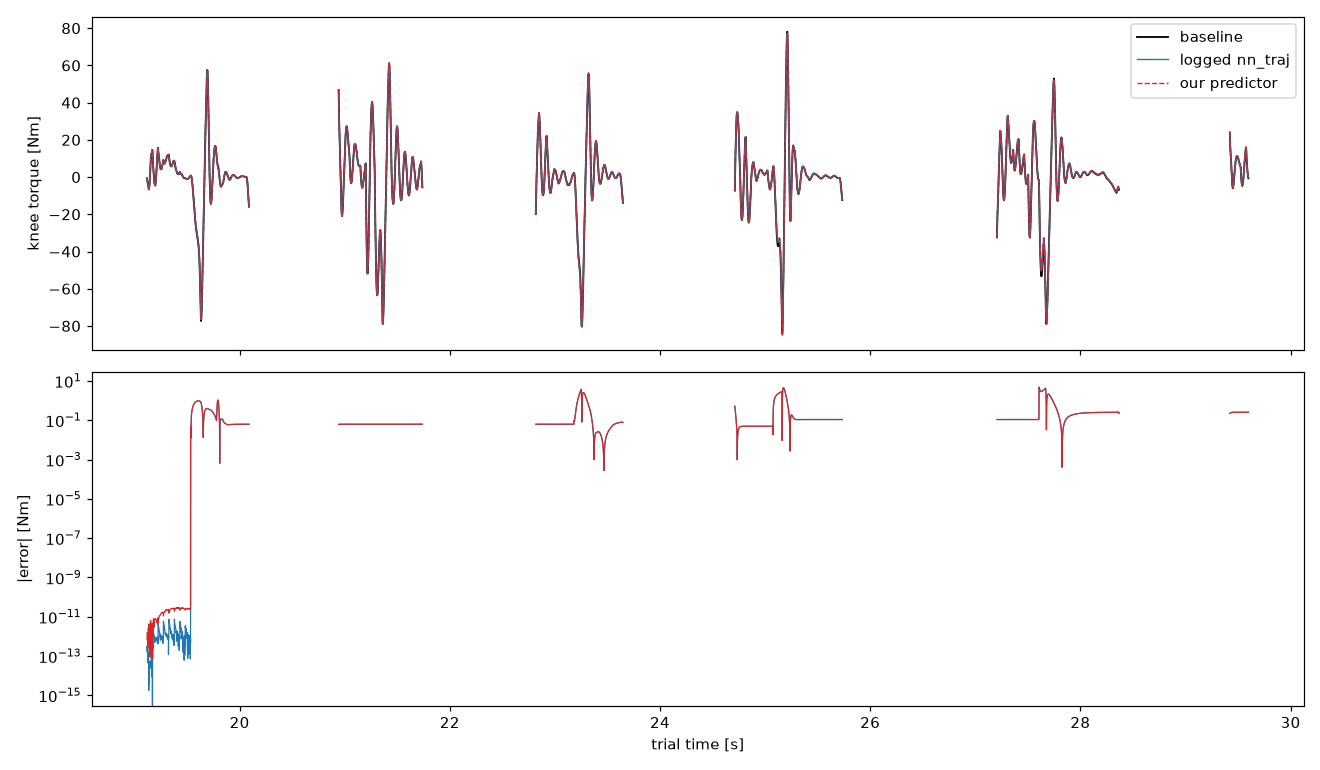

The script that saved this image:
"""End-to-end replay of the NN swing knee path against the logged knee torque.

Everything downstream of the bus runs: predictor, phase chart, all three phase
laws, the clamp and the pid. The reference is `nntorque` col 0, the baseline's
own `nn knee torque`.

Two variants, so a torque error can be attributed:

    logged nn_traj   the predictor is replaced by the trial's own trajectories,
                     leaving chart + phases + clamp + pid under test
    our predictor    the whole chain, including the network

The pid is never reset at swing entry: the baseline's reset port is fed by
difference blocks inside the swing-enabled subsystem, so they see no edge and
it resumes with the previous swing's state. Resetting costs 2.2 Nm rms vs 0.6.

State comes off the log rather than through our estimator, and the gait flags
are the logged `stance` / `standing` rather than our contact detection, so a
disagreement here is the swing controller and nothing upstream of it.

Run:  uv run python -m cmu_leg.tests.nn_swing_replay
Writes plots/nn_swing_replay.png.

Authors: vkalva, Claude
"""
from dataclasses import replace
from pathlib import Path

import numpy as np
import scipy.io as sio
import matplotlib
matplotlib.use("Agg")
import matplotlib.pyplot as plt

from cmu_leg.tests import plot_path
from cmu_leg.config.params import COMMON, NNSWING
from cmu_leg.control.utils import Lowpass, PID, clamp
from cmu_leg.control.high_level.walking.nn_predictor import (NeuralPredictor,
                                                             SPLINE_FUTURE)
from cmu_leg.control.high_level.walking.nn_swing import (Phase, PhaseChart,
                                                         Phase1, Phase2, Phase3)
from cmu_leg.control.high_level.walking import retargeting
from cmu_leg.control.utils import BackwardDifference
from cmu_leg.structures.state import ProsthesisState
from cmu_leg.tests.nn_phase2_replay import CFG, HIP_ANGLE_CUTOFF, HIP_VEL_CUTOFF
from cmu_leg.tests.nn_phase_chart_replay import (HEEL_ANGLE, HEEL_RADIUS,
                                                 THIGH_LENGTH)

HERE = Path(__file__).parent
MAT = HERE / "data" / "gaitData20251015_test7_NN_vicon.mat"
PNG = plot_path("nn_swing_replay.png")

BASE = dict(hip_angle=0, knee_angle=7, hip_x=58, hip_z=60, knee_x=61,
            knee_z=63, hip_z_comp=86, stance=29, standing=30, hip_vel=1)
LOG_RATE = 1000.0
WALK_START_S = 16.5


def load():
    sd = sio.loadmat(str(MAT), squeeze_me=True,
                     struct_as_record=False)["scope_data"]
    base, nt, nn = sd.base.data, sd.nntorque.data, sd.nn.data
    w = nt[:, 25] >= WALK_START_S

    sig = {k: base[w, c].astype(float) for k, c in BASE.items()}
    sig["time"] = nt[w, 25].astype(float)
    sig["torque"] = nt[w, 0].astype(float)
    sig["knee_desired"] = nt[w, 23].astype(float)
    sig["armed"] = nn[w, 0].astype(float)
    sig["traj"] = nn[w, 2:43].astype(float)
    sig["phase"] = np.where(nt[w, 2] != 0, 1,
                            np.where(nt[w, 3] != 0, 2,
                                     np.where(nt[w, 4] != 0, 3, 0)))

    for name, cut in (("hip_angle_f", HIP_ANGLE_CUTOFF),
                      ("hip_vel_f", HIP_VEL_CUTOFF)):
        src = base[:, BASE["hip_angle" if "angle" in name else "hip_vel"]]
        lp = Lowpass(cutoff_freq=cut, sample_rate=LOG_RATE, order=2)
        lp.reset(float(src[0]))
        sig[name] = np.array([lp.compute(float(x)) for x in src])[w]
    return sig


class LoggedPredictor:
    """Stands in for NeuralPredictor, serving the trial's own trajectories."""

    def __init__(self, sig):
        self._sig = sig
        self.k = 0

    ready = True

    def update(self, *_):
        pass

    def predict(self):
        return SPLINE_FUTURE @ self._sig["traj"][self.k]


def replay(sig, predictor):
    """Run the swing chain over the trial. Returns torque and phase per tick."""
    dt = 1.0 / LOG_RATE
    common = replace(COMMON, control_sample_rate=LOG_RATE)
    chart = PhaseChart(CFG, hip_to_knee=THIGH_LENGTH,
                       heel_radius=HEEL_RADIUS, heel_angle=HEEL_ANGLE)
    p1, p2, p3 = Phase1(CFG, common), Phase2(CFG, common), Phase3(CFG, common)
    pid = PID(CFG.knee_kp, CFG.knee_ki, CFG.knee_kd, CFG.deriv_filter_n)
    d_vel, d_acc = BackwardDifference(), BackwardDifference()

    st = ProsthesisState()
    knee_cmd = sig["knee_desired"][0]
    vel = acc = 0.0
    torque = np.zeros(len(sig["time"]))
    phases = np.zeros(len(sig["time"]), int)

    for k, t in enumerate(sig["time"]):
        if hasattr(predictor, "k"):
            predictor.k = k
        st.hip_angle = sig["hip_angle"][k]
        st.hip_pos_x, st.hip_pos_z = sig["hip_x"][k], sig["hip_z"][k]

        in_stance = sig["stance"][k] != 0
        if in_stance:
            knee_cmd = sig["knee_angle"][k]
        predictor.update(st, knee_cmd, t)

        if in_stance or not sig["armed"][k]:
            chart.reset()
            d_vel.reset(knee_cmd)
            d_acc.reset(0.0)
            vel = acc = 0.0
            continue

        phase = chart.update(True, sig["standing"][k] != 0, knee_cmd,
                             sig["hip_angle_f"][k], sig["hip_x"][k],
                             p1.descending)
        phases[k] = int(phase)
        if phase is Phase.IDLE:
            continue

        if chart.entered:
            if phase is Phase.ONE:
                p1.reset(knee_cmd, t)
            elif phase is Phase.TWO:
                p2.reset(knee_cmd, vel, sig["hip_vel_f"][k], t)
            else:
                p3.reset(knee_cmd, vel, acc, t)

        if phase is Phase.ONE:
            if p1.needs_trajectory(t):
                p1.set_trajectory(predictor.predict())
            knee_cmd = p1.compute(t)
        elif phase is Phase.TWO:
            knee_cmd = p2.compute(t, sig["hip_angle_f"][k], sig["hip_vel_f"][k])
        else:
            knee_cmd = p3.compute(t, sig["hip_angle_f"][k])

        vel = d_vel.compute(knee_cmd, dt)
        acc = d_acc.compute(vel, dt)
        error = clamp(knee_cmd, CFG.knee_min, CFG.knee_max) - sig["knee_angle"][k]
        torque[k] = pid.compute(error, dt)

    return torque, phases


def summarize(name, ours, sig, m):
    err = np.abs(ours[m] - sig["torque"][m])
    corr = np.corrcoef(ours[m], sig["torque"][m])[0, 1]
    print(f"   {name:<18} corr {corr:.6f}   rms {err.std():6.3f} Nm"
          f"   median {np.median(err):6.3f}   p99 {np.percentile(err, 99):7.3f}"
          f"   max {err.max():7.3f}")


def main():
    sig = load()
    retargeting.L_THIGH = THIGH_LENGTH
    retargeting.L_HUMAN = 0.5 * (THIGH_LENGTH + retargeting.L_SHANK)

    m = sig["phase"] != 0
    print(f"{m.sum()} swing-phase ticks, baseline torque "
          f"{sig['torque'][m].min():.1f} .. {sig['torque'][m].max():.1f} Nm\n")

    t_log, ph_log = replay(sig, LoggedPredictor(sig))
    t_ours, ph_ours = replay(sig, NeuralPredictor(
        replace(COMMON, control_sample_rate=LOG_RATE)))

    summarize("logged nn_traj", t_log, sig, m)
    summarize("our predictor", t_ours, sig, m)
    print(f"\n   phase agreement: logged-traj {100*(ph_log == sig['phase']).mean():.3f}%"
          f"   ours {100*(ph_ours == sig['phase']).mean():.3f}%")

    plot(sig, t_log, t_ours, m)


def plot(sig, t_log, t_ours, m):
    t = sig["time"]
    fig, ax = plt.subplots(2, 1, figsize=(12, 7), sharex=True)
    y = np.where(m, sig["torque"], np.nan)
    ax[0].plot(t, y, "k", lw=1.2, label="baseline")
    ax[0].plot(t, np.where(m, t_log, np.nan), "C0", lw=0.9, label="logged nn_traj")
    ax[0].plot(t, np.where(m, t_ours, np.nan), "C3--", lw=0.9, label="our predictor")
    ax[0].set_ylabel("knee torque [Nm]")
    ax[0].legend(loc="upper right")
    ax[1].plot(t, np.where(m, np.abs(t_log - sig["torque"]), np.nan), "C0", lw=0.8)
    ax[1].plot(t, np.where(m, np.abs(t_ours - sig["torque"]), np.nan), "C3", lw=0.8)
    ax[1].set_ylabel("|error| [Nm]")
    ax[1].set_xlabel("trial time [s]")
    ax[1].set_yscale("log")
    fig.tight_layout()
    fig.savefig(PNG, dpi=110)
    print(f"\nwrote {PNG}")


if __name__ == "__main__":
    main()
